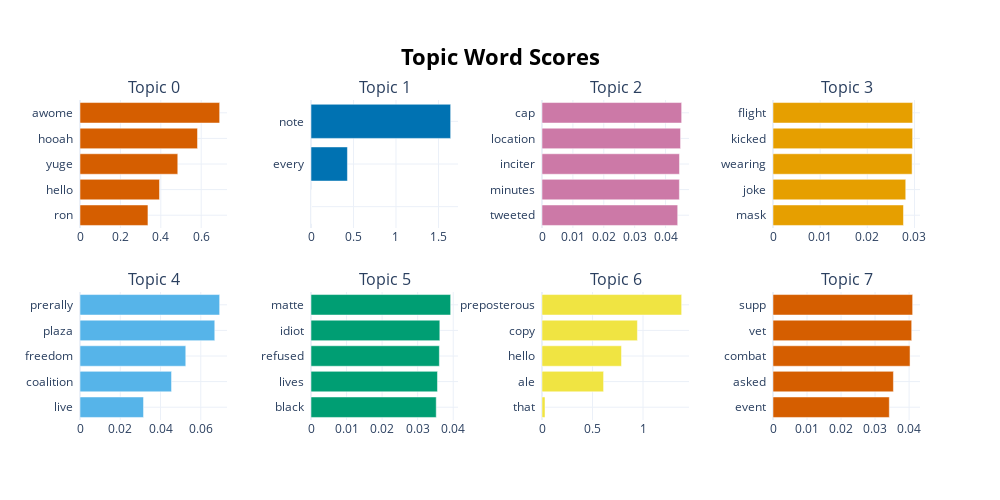

Write notebook code for a chart like this one.
### Code cell
topic_model.visualize_barchart()

### Figure 1 — Plotly figure (JSON) as saved in the notebook; plotly's stock layout.template omitted (floating-point values rounded to 4 significant figures)
{"data": [{"marker": {"color": "#D55E00"}, "orientation": "h", "type": "bar", "x": [0.3363, 0.3936, 0.484, 0.5816, 0.6913], "xaxis": "x", "y": ["ron  ", "hello  ", "yuge  ", "hooah  ", "awome  "], "yaxis": "y"}, {"marker": {"color": "#0072B2"}, "orientation": "h", "type": "bar", "x": [1e-05, 1e-05, 1e-05, 0.4286, 1.643], "xaxis": "x2", "y": ["  ", "  ", "  ", "every  ", "note  "], "yaxis": "y2"}, {"marker": {"color": "#CC79A7"}, "orientation": "h", "type": "bar", "x": [0.04393, 0.04448, 0.0445, 0.04486, 0.04521], "xaxis": "x3", "y": ["tweeted  ", "minutes  ", "inciter  ", "location  ", "cap  "], "yaxis": "y3"}, {"marker": {"color": "#E69F00"}, "orientation": "h", "type": "bar", "x": [0.02767, 0.02815, 0.0295, 0.02961, 0.02962], "xaxis": "x4", "y": ["mask  ", "joke  ", "wearing  ", "kicked  ", "flight  "], "yaxis": "y4"}, {"marker": {"color": "#56B4E9"}, "orientation": "h", "type": "bar", "x": [0.03156, 0.04548, 0.05254, 0.06695, 0.06938], "xaxis": "x5", "y": ["live  ", "coalition  ", "freedom  ", "plaza  ", "prerally  "], "yaxis": "y5"}, {"marker": {"color": "#009E73"}, "orientation": "h", "type": "bar", "x": [0.03522, 0.03557, 0.0361, 0.03623, 0.03927], "xaxis": "x6", "y": ["black  ", "lives  ", "refused  ", "idiot  ", "matte  "], "yaxis": "y6"}, {"marker": {"color": "#F0E442"}, "orientation": "h", "type": "bar", "x": [0.02993, 0.6097, 0.7871, 0.9447, 1.383], "xaxis": "x7", "y": ["that  ", "ale  ", "hello  ", "copy  ", "preposterous  "], "yaxis": "y7"}, {"marker": {"color": "#D55E00"}, "orientation": "h", "type": "bar", "x": [0.03419, 0.0354, 0.04028, 0.04077, 0.04105], "xaxis": "x8", "y": ["event  ", "asked  ", "combat  ", "vet  ", "supp  "], "yaxis": "y8"}], "layout": {"annotations": [{"font": {"size": 16}, "showarrow": false, "text": "Topic 0", "x": 0.0875, "xanchor": "center", "xref": "paper", "y": 1, "yanchor": "bottom", "yref": "paper"}, {"font": {"size": 16}, "showarrow": false, "text": "Topic 1", "x": 0.3625, "xanchor": "center", "xref": "paper", "y": 1, "yanchor": "bottom", "yref": "paper"}, {"font": {"size": 16}, "showarrow": false, "text": "Topic 2", "x": 0.6375, "xanchor": "center", "xref": "paper", "y": 1, "yanchor": "bottom", "yref": "paper"}, {"font": {"size": 16}, "showarrow": false, "text": "Topic 3", "x": 0.9125, "xanchor": "center", "xref": "paper", "y": 1, "yanchor": "bottom", "yref": "paper"}, {"font": {"size": 16}, "showarrow": false, "text": "Topic 4", "x": 0.0875, "xanchor": "center", "xref": "paper", "y": 0.4, "yanchor": "bottom", "yref": "paper"}, {"font": {"size": 16}, "showarrow": false, "text": "Topic 5", "x": 0.3625, "xanchor": "center", "xref": "paper", "y": 0.4, "yanchor": "bottom", "yref": "paper"}, {"font": {"size": 16}, "showarrow": false, "text": "Topic 6", "x": 0.6375, "xanchor": "center", "xref": "paper", "y": 0.4, "yanchor": "bottom", "yref": "paper"}, {"font": {"size": 16}, "showarrow": false, "text": "Topic 7", "x": 0.9125, "xanchor": "center", "xref": "paper", "y": 0.4, "yanchor": "bottom", "yref": "paper"}], "height": 500, "hoverlabel": {"bgcolor": "white", "font": {"family": "Rockwell", "size": 16}}, "showlegend": false, "title": {"font": {"color": "Black", "size": 22}, "text": "<b>Topic Word Scores", "x": 0.5, "xanchor": "center", "yanchor": "top"}, "width": 1000, "xaxis": {"anchor": "y", "domain": [0, 0.175], "showgrid": true}, "xaxis2": {"anchor": "y2", "domain": [0.275, 0.45], "showgrid": true}, "xaxis3": {"anchor": "y3", "domain": [0.55, 0.725], "showgrid": true}, "xaxis4": {"anchor": "y4", "domain": [0.825, 1], "showgrid": true}, "xaxis5": {"anchor": "y5", "domain": [0, 0.175], "showgrid": true}, "xaxis6": {"anchor": "y6", "domain": [0.275, 0.45], "showgrid": true}, "xaxis7": {"anchor": "y7", "domain": [0.55, 0.725], "showgrid": true}, "xaxis8": {"anchor": "y8", "domain": [0.825, 1], "showgrid": true}, "yaxis": {"anchor": "x", "domain": [0.6, 1], "showgrid": true}, "yaxis2": {"anchor": "x2", "domain": [0.6, 1], "showgrid": true}, "yaxis3": {"anchor": "x3", "domain": [0.6, 1], "showgrid": true}, "yaxis4": {"anchor": "x4", "domain": [0.6, 1], "showgrid": true}, "yaxis5": {"anchor": "x5", "domain": [0, 0.4], "showgrid": true}, "yaxis6": {"anchor": "x6", "domain": [0, 0.4], "showgrid": true}, "yaxis7": {"anchor": "x7", "domain": [0, 0.4], "showgrid": true}, "yaxis8": {"anchor": "x8", "domain": [0, 0.4], "showgrid": true}}}
